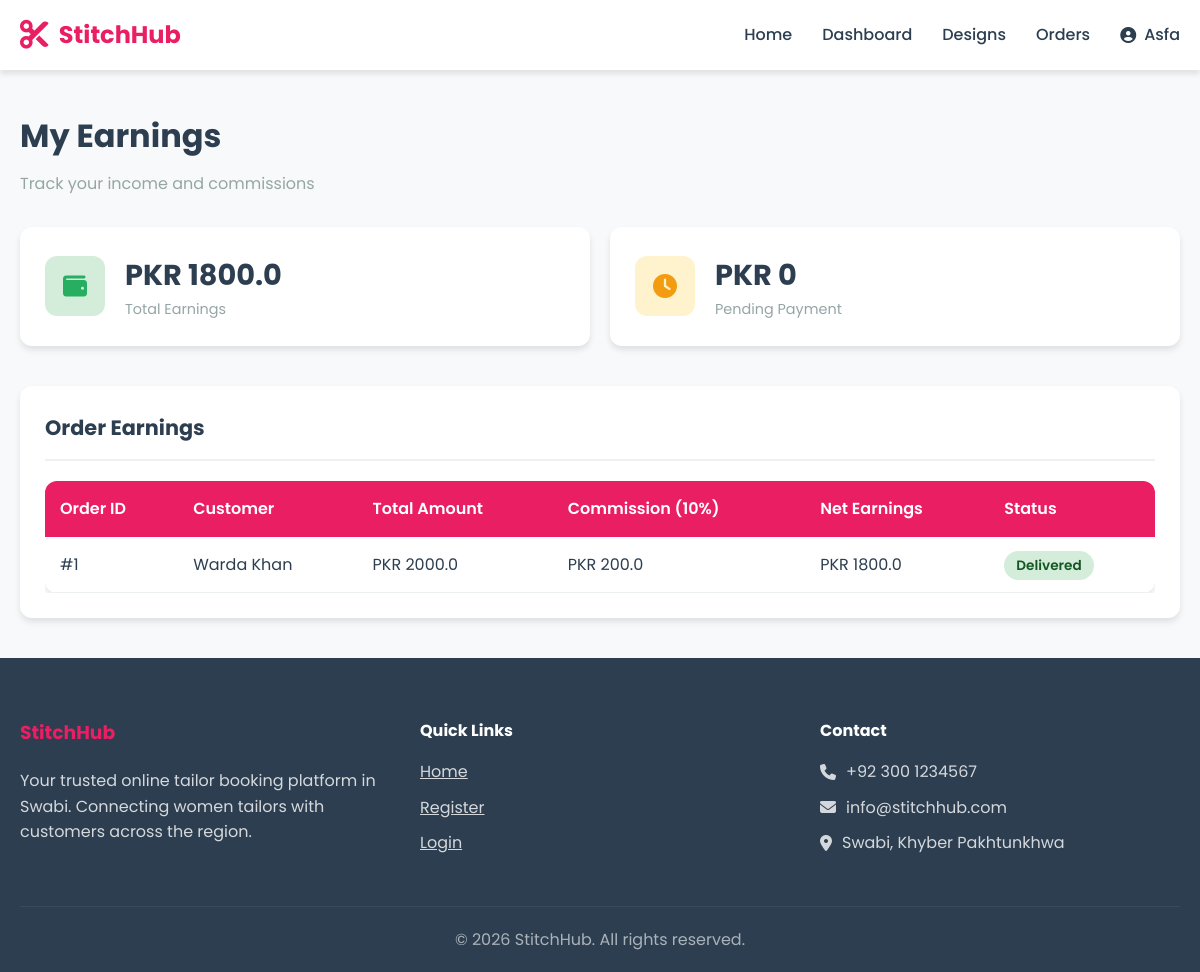
The app's page /tailor/earnings (signed in) with its own data.
### models.py (models this page shows, shortened)
class User(db.Model, UserMixin):
    __tablename__ = 'users'
    id = db.Column(db.Integer, primary_key=True, autoincrement=True)
    name = db.Column(db.String(100), nullable=False)
    email = db.Column(db.String(100), nullable=False, unique=True)
    password = db.Column(db.String(255), nullable=False)
    role = db.Column(db.String(20), nullable=False, default='customer')
    phone = db.Column(db.String(20))
    phone_verified = db.Column(db.Boolean, default=False)
    is_verified = db.Column(db.Boolean, default=False)
    address = db.Column(db.Text)
    bio = db.Column(db.Text)
    profile_pic = db.Column(db.String(255), default='default.png')
    is_active = db.Column(db.Boolean, default=True)
    created_at = db.Column(db.DateTime, default=datetime.utcnow)
    updated_at = db.Column(db.DateTime, default=datetime.utcnow, onupdate=datetime.utcnow)
    orders_placed = db.relationship('Order', foreign_keys='Order.customer_id', lazy='dynamic')
    orders_received = db.relationship('Order', foreign_keys='Order.tailor_id', lazy='dynamic')
    measurements = db.relationship('Measurement', lazy='dynamic')
    tailor_profile = db.relationship('TailorProfile', backref='user', uselist=False)

class Order(db.Model):
    __tablename__ = 'orders'
    id = db.Column(db.Integer, primary_key=True, autoincrement=True)
    customer_id = db.Column(db.Integer, db.ForeignKey('users.id', ondelete='CASCADE'), nullable=False)
    tailor_id = db.Column(db.Integer, db.ForeignKey('users.id', ondelete='CASCADE'), nullable=False)
    design_id = db.Column(db.Integer, db.ForeignKey('designs.id', ondelete='SET NULL'))
    measurement_id = db.Column(db.Integer, db.ForeignKey('measurements.id', ondelete='SET NULL'))
    status = db.Column(db.String(20), default='pending')
    delivery_type = db.Column(db.String(20), default='pickup')
    delivery_address = db.Column(db.Text)
    total_amount = db.Column(db.Float, nullable=False)
    commission_amount = db.Column(db.Float, default=0)
    notes = db.Column(db.Text)
    created_at = db.Column(db.DateTime, default=datetime.utcnow)
    updated_at = db.Column(db.DateTime, default=datetime.utcnow, onupdate=datetime.utcnow)
    payments = db.relationship('Payment', backref='order', lazy='dynamic')
    @property
    def customer(self):
        return User.query.get(self.customer_id)

### app/routes/tailor.py (the view)
@tailor_bp.route('/earnings')
@login_required
@verified_tailor_required
def earnings():
    orders = Order.query.filter_by(tailor_id=current_user.id).filter(
        Order.status.in_(['completed', 'delivered'])
    ).all()
    total_earnings = sum(order.total_amount - order.commission_amount for order in orders)
    pending_payments = sum(order.total_amount for order in orders if order.status == 'completed')
    payments = Payment.query.join(Order).filter(
        Order.tailor_id == current_user.id,
        Payment.status == 'transferred_to_tailor'
    ).all()
    return render_template('tailor/earnings.html', orders=orders, total_earnings=total_earnings, pending_payments=pending_payments, payments=payments)

### templates/tailor/earnings.html (shortened to what this page needs)
{% extends "base.html" %}
{% block content %}
<div class="container">
    <div class="dashboard-header">
        <h1>My Earnings</h1>
        <p class="text-muted">Track your income and commissions</p>
    </div>
    <div class="stats-grid">
        <div class="stat-card">
            <div class="stat-icon success">
                <i class="fas fa-wallet"></i>
            </div>
            <div class="stat-content">
                <h3>PKR {{ total_earnings }}</h3>
                <p>Total Earnings</p>
            </div>
        </div>
        <div class="stat-card">
            <div class="stat-icon warning">
                <i class="fas fa-clock"></i>
            </div>
            <div class="stat-content">
                <h3>PKR {{ pending_payments }}</h3>
                <p>Pending Payment</p>
            </div>
        </div>
    </div>
    <div class="card">
        <div class="card-header">
            <h2 class="card-title">Order Earnings</h2>
        </div>
        {% if orders %}
        <div class="table-container">
            <table>
                <thead>
                    <tr>
                        <th>Order ID</th>
                        <th>Customer</th>
                        <th>Total Amount</th>
                        <th>Commission (10%)</th>
                        <th>Net Earnings</th>
                        <th>Status</th>
                    </tr>
                </thead>
                <tbody>
                    {% for order in orders %}
                    <tr>
                        <td>#{{ order.id }}</td>
                        <td>{{ order.customer.name }}</td>
                        <td>PKR {{ order.total_amount }}</td>
                        <td>PKR {{ order.commission_amount }}</td>
                        <td>PKR {{ order.total_amount - order.commission_amount }}</td>
                        <td>
                            <span class="badge badge-{{ order.status }}">{{ order.status|title }}</span>
                        </td>
                    </tr>
                    {% endfor %}
                </tbody>
            </table>
        </div>
        {% else %}
        <div class="empty-state">
            <i class="fas fa-wallet"></i>
            <p>No completed orders yet.</p>
        </div>
        {% endif %}
    </div>
</div>
{% endblock %}

### templates/base.html (shortened to what this page needs)
<!DOCTYPE html>
<html lang="en">
<head>
    <link rel="stylesheet" href="{{ url_for('static', filename='css/style.css') }}">
    <link rel="stylesheet" href="https://cdnjs.cloudflare.com/ajax/libs/font-awesome/6.4.0/css/all.min.css">
</head>
<body>
    <nav class="navbar">
        <div class="container">
            <div class="logo">
                <i class="fas fa-scissors"></i>
                <span>StitchHub</span>
            </div>
            <ul class="nav-links">
                <li><a href="{{ url_for('index') }}">Home</a></li>
                {% if current_user.is_authenticated %}
                    {% if current_user.role == 'admin' %}
                        <li><a href="{{ url_for('admin.dashboard') }}">Dashboard</a></li>
                        <li><a href="{{ url_for('admin.tailors') }}">Tailors</a></li>
                        <li><a href="{{ url_for('admin.orders') }}">Orders</a></li>
                    {% elif current_user.role == 'tailor' %}
                        <li><a href="{{ url_for('tailor.dashboard') }}">Dashboard</a></li>
                        <li><a href="{{ url_for('tailor.designs') }}">Designs</a></li>
                        <li><a href="{{ url_for('tailor.orders') }}">Orders</a></li>
                    {% else %}
                        <li><a href="{{ url_for('customer.dashboard') }}">Dashboard</a></li>
                        <li><a href="{{ url_for('customer.tailors') }}">Find Tailors</a></li>
                        <li><a href="{{ url_for('customer.measurements') }}">Measurements</a></li>
                    {% endif %}
                    <li class="user-menu">
                        <a href="#" class="user-toggle">
                            <i class="fas fa-user-circle"></i> {{ current_user.name }}
                        </a>
                    </li>
                {% else %}
                    <li><a href="{{ url_for('auth.login') }}">Login</a></li>
                    <li><a href="{{ url_for('auth.register') }}" class="btn btn-primary">Register</a></li>
                {% endif %}
            </ul>
        </div>
    </nav>
    <main>
        {% block content %}{% endblock %}
    </main>
    <footer class="footer">
        <div class="container">
            <div class="footer-content">
                <div class="footer-section">
                    <h3>StitchHub</h3>
                    <p>Your trusted online tailor booking platform in Swabi. Connecting women tailors with customers across the region.</p>
                </div>
                <div class="footer-section">
                    <h4>Quick Links</h4>
                    <ul>
                        <li><a href="{{ url_for('index') }}">Home</a></li>
                        <li><a href="{{ url_for('auth.register') }}">Register</a></li>
                        <li><a href="{{ url_for('auth.login') }}">Login</a></li>
                    </ul>
                </div>
                <div class="footer-section">
                    <h4>Contact</h4>
                    <p><i class="fas fa-phone"></i> +92 300 1234567</p>
                    <p><i class="fas fa-envelope"></i> info@stitchhub.com</p>
                    <p><i class="fas fa-map-marker-alt"></i> Swabi, Khyber Pakhtunkhwa</p>
                </div>
            </div>
            <div class="footer-bottom">
                <p>&copy; 2026 StitchHub. All rights reserved.</p>
            </div>
        </div>
    </footer>
</body>
</html>

### static/css/style.css (style rules this page uses)
:root { --primary-color: #e91e63; --primary-dark: #c2185b; --primary-light: #fce4ec; --secondary-color: #2c3e50; --accent-color: #ff6b6b; --success-color: #27ae60; --warning-color: #f39c12; --danger-color: #e74c3c; --info-color: #3498db; --light-color: #ecf0f1; --dark-color: #2c3e50; --gray-color: #95a5a6; --white: #ffffff; --shadow: 0 4px 6px rgba(0, 0, 0, 0.1); --shadow-lg: 0 10px 25px rgba(0, 0, 0, 0.15); --transition: all 0.3s ease; }
* { margin: 0; padding: 0; box-sizing: border-box; }
body { font-family: 'Poppins', sans-serif; background-color: #f8f9fa; color: var(--secondary-color); line-height: 1.6; min-height: 100vh; display: flex; flex-direction: column; }
.container { max-width: 1200px; margin: 0 auto; padding: 0 20px; }
.navbar { background: var(--white); box-shadow: var(--shadow); position: sticky; top: 0; z-index: 1000; }
.navbar .container { display: flex; justify-content: space-between; align-items: center; height: 70px; }
.logo { display: flex; align-items: center; gap: 10px; font-size: 1.5rem; font-weight: 700; color: var(--primary-color); }
.logo i { font-size: 1.8rem; }
.nav-links { display: flex; list-style: none; align-items: center; gap: 30px; }
.nav-links a { text-decoration: none; color: var(--secondary-color); font-weight: 500; transition: var(--transition); }
.user-menu { position: relative; }
.user-toggle { display: flex; align-items: center; gap: 8px; cursor: pointer; }
main { flex: 1; padding: 40px 0; }
.card { background: var(--white); border-radius: 12px; box-shadow: var(--shadow); padding: 25px; transition: var(--transition); }
.card-header { display: flex; justify-content: space-between; align-items: center; margin-bottom: 20px; padding-bottom: 15px; border-bottom: 2px solid var(--light-color); }
.card-title { font-size: 1.3rem; color: var(--secondary-color); }
.dashboard-header { margin-bottom: 30px; }
.dashboard-header h1 { color: var(--secondary-color); margin-bottom: 10px; }
.stats-grid { display: grid; grid-template-columns: repeat(auto-fit, minmax(250px, 1fr)); gap: 20px; margin-bottom: 40px; }
.stat-card { background: var(--white); border-radius: 12px; padding: 25px; box-shadow: var(--shadow); display: flex; align-items: center; gap: 20px; }
.stat-icon { width: 60px; height: 60px; border-radius: 12px; display: flex; align-items: center; justify-content: center; font-size: 1.5rem; }
.stat-icon.success { background: #d4edda; color: var(--success-color); }
.stat-icon.warning { background: #fff3cd; color: var(--warning-color); }
.stat-content h3 { font-size: 1.8rem; color: var(--secondary-color); }
.stat-content p { color: var(--gray-color); font-size: 0.9rem; }
.table-container { overflow-x: auto; }
table { width: 100%; border-collapse: collapse; background: var(--white); border-radius: 12px; overflow: hidden; box-shadow: var(--shadow); }
thead { background: var(--primary-color); color: var(--white); }
th, td { padding: 15px; text-align: left; }
th { font-weight: 600; }
tbody tr { border-bottom: 1px solid var(--light-color); transition: var(--transition); }
.badge { padding: 5px 12px; border-radius: 20px; font-size: 0.85rem; font-weight: 600; }
.badge-delivered { background: #d4edda; color: #155724; }
.footer { background: var(--secondary-color); color: var(--white); padding: 60px 0 20px; margin-top: auto; }
.footer-content { display: grid; grid-template-columns: repeat(auto-fit, minmax(250px, 1fr)); gap: 40px; margin-bottom: 40px; }
.footer-section h3 { color: var(--primary-color); margin-bottom: 20px; }
.footer-section h4 { margin-bottom: 15px; }
.footer-section ul { list-style: none; }
.footer-section ul li { margin-bottom: 10px; }
.footer-section a { color: var(--white); opacity: 0.8; transition: var(--transition); }
.footer-section p { display: flex; align-items: center; gap: 10px; margin-bottom: 10px; opacity: 0.8; }
.footer-bottom { text-align: center; padding-top: 20px; border-top: 1px solid rgba(255, 255, 255, 0.1); opacity: 0.6; }
.text-muted { color: var(--gray-color); }

### records on screen
User: name "Asfa"
Order: id "1", customer.name "Warda Khan", total_amount "2000.0", commission_amount "200.0", order.total_amount-order.commission_amount "1800.0", status "Delivered"

### other values on screen
{{ total_earnings }} "1800.0"
{{ pending_payments }} "0"
